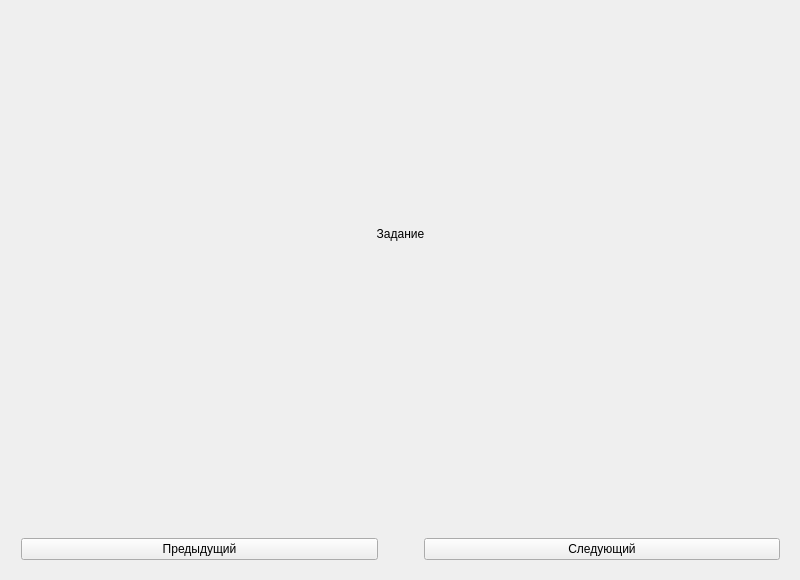
<?xml version="1.0" encoding="UTF-8"?>
<ui version="4.0">
 <class>TemplateWidget</class>
 <widget class="QWidget" name="TemplateWidget">
  <property name="geometry">
   <rect>
    <x>0</x>
    <y>0</y>
    <width>800</width>
    <height>580</height>
   </rect>
  </property>
  <property name="windowTitle">
   <string>TestWindow</string>
  </property>
  <widget class="QWidget" name="gridLayoutWidget">
   <property name="geometry">
    <rect>
     <x>10</x>
     <y>10</y>
     <width>781</width>
     <height>561</height>
    </rect>
   </property>
   <layout class="QGridLayout" name="glMain">
    <property name="sizeConstraint">
     <enum>QLayout::SetMaximumSize</enum>
    </property>
    <item row="2" column="0">
     <spacer name="verticalSpacer">
      <property name="orientation">
       <enum>Qt::Vertical</enum>
      </property>
      <property name="sizeType">
       <enum>QSizePolicy::Expanding</enum>
      </property>
      <property name="sizeHint" stdset="0">
       <size>
        <width>20</width>
        <height>200</height>
       </size>
      </property>
     </spacer>
    </item>
    <item row="1" column="0" colspan="3">
     <widget class="QLabel" name="lTask">
      <property name="sizePolicy">
       <sizepolicy hsizetype="Preferred" vsizetype="Expanding">
        <horstretch>0</horstretch>
        <verstretch>0</verstretch>
       </sizepolicy>
      </property>
      <property name="text">
       <string>Задание</string>
      </property>
      <property name="alignment">
       <set>Qt::AlignHCenter|Qt::AlignTop</set>
      </property>
      <property name="buddy">
       <cstring>lTask</cstring>
      </property>
     </widget>
    </item>
    <item row="2" column="1">
     <layout class="QVBoxLayout" name="vlAnswers"/>
    </item>
    <item row="3" column="0" colspan="3">
     <layout class="QHBoxLayout" name="hlBottom">
      <item>
       <widget class="QPushButton" name="pbPrevious">
        <property name="text">
         <string>Предыдущий</string>
        </property>
       </widget>
      </item>
      <item>
       <spacer name="horizontalSpacer">
        <property name="orientation">
         <enum>Qt::Horizontal</enum>
        </property>
        <property name="sizeType">
         <enum>QSizePolicy::Minimum</enum>
        </property>
        <property name="sizeHint" stdset="0">
         <size>
          <width>40</width>
          <height>20</height>
         </size>
        </property>
       </spacer>
      </item>
      <item>
       <widget class="QPushButton" name="pbNext">
        <property name="text">
         <string>Следующий</string>
        </property>
       </widget>
      </item>
     </layout>
    </item>
    <item row="0" column="0" colspan="3">
     <widget class="QLabel" name="lImage">
      <property name="minimumSize">
       <size>
        <width>0</width>
        <height>200</height>
       </size>
      </property>
      <property name="text">
       <string/>
      </property>
      <property name="alignment">
       <set>Qt::AlignCenter</set>
      </property>
     </widget>
    </item>
   </layout>
  </widget>
 </widget>
 <layoutdefault spacing="6" margin="11"/>
 <resources/>
 <connections/>
</ui>
